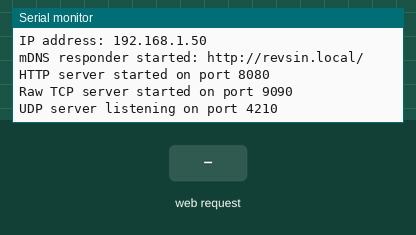
Simulated run of this sketch. Board: ESP32. Shown: the last lines printed to the serial monitor. The test bench sets the inputs (shaded band). WiFi joins after 1.5 s; servers stay silent unless stated.

Above: at 2.7 s.
2.8 s: HTTP request GET /status received
At 3.8 s:
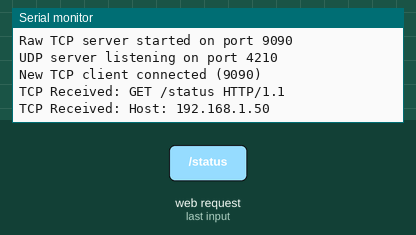
At 5.3 s:
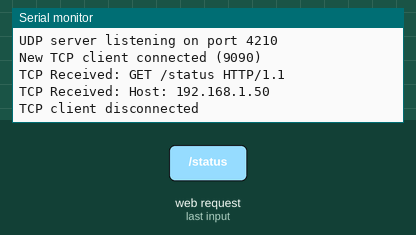

Measured:
- after the input at 2.8 s, the serial monitor: prints a new line at once (image 1)

The sketch:

sketch_oct14b.ino
```cpp
#include <WiFi.h>
#include <ESPmDNS.h>
#include <WebServer.h>
#include <WiFiUdp.h>

const char* ssid     = "RevSinMax";
const char* password = "alrightokay2";

// HTTP server (port 8080)
WebServer httpServer(8080);

// Raw TCP server (port 9090)
WiFiServer tcpServer(9090);

// UDP server (port 4210)
WiFiUDP udp;
unsigned int udpPort = 4210;
char incomingPacket[255];

void setup() {
  Serial.begin(115200);

  // Connect to WiFi
  WiFi.begin(ssid, password);
  while (WiFi.status() != WL_CONNECTED) {
    delay(500);
    Serial.print(".");
  }
  Serial.println("\nWiFi connected");
  Serial.print("IP address: ");
  Serial.println(WiFi.localIP());

  // mDNS responder as "revsin.local"
  if (!MDNS.begin("revsin")) {
    Serial.println("Error setting up mDNS responder!");
    while (1) { delay(1000); }
  }
  Serial.println("mDNS responder started: http://revsin.local/");

  // Advertise services
  MDNS.addService("http", "tcp", 8080);
  MDNS.addService("tcpraw", "tcp", 9090);
  MDNS.addService("udp", "udp", 4210);

  // Setup HTTP routes
  httpServer.on("/", []() {
    httpServer.send(200, "text/plain", "Hello from ESP32 HTTP server on port 8080!");
  });
  httpServer.on("/status", []() {
    httpServer.send(200, "application/json", "{\"status\":\"ok\",\"port\":8080}");
  });
  httpServer.begin();
  Serial.println("HTTP server started on port 8080");

  // Start TCP server
  tcpServer.begin();
  Serial.println("Raw TCP server started on port 9090");

  // Start UDP listener
  udp.begin(udpPort);
  Serial.printf("UDP server listening on port %d\n", udpPort);
}

void loop() {
  // Handle HTTP clients
  httpServer.handleClient();

  // Handle TCP clients
  WiFiClient client = tcpServer.available();
  if (client) {
    Serial.println("New TCP client connected (9090)");
    client.println("Welcome to ESP32 TCP Echo server (type something)");

    while (client.connected()) {
      while (client.available()) {
        String msg = client.readStringUntil('\n');  // read line
        msg.trim();
        if (msg.length() > 0) {
          Serial.printf("TCP Received: %s\n", msg.c_str());
          client.print("Echo: ");
          client.println(msg);
        }
      }
      delay(10);
    }
    Serial.println("TCP client disconnected");
    client.stop();
  }

  // Handle UDP packets
  int packetSize = udp.parsePacket();
  if (packetSize) {
    int len = udp.read(incomingPacket, 255);
    if (len > 0) incomingPacket[len] = 0;

    Serial.printf("UDP packet from %s:%d\n",
                  udp.remoteIP().toString().c_str(),
                  udp.remotePort());
    Serial.printf("Contents: %s\n", incomingPacket);

    // Reply back with echo
    udp.beginPacket(udp.remoteIP(), udp.remotePort());
    udp.print("Echo: ");
    udp.print(incomingPacket);
    udp.endPacket();
  }
}

// ipaddr - ip of board
// to test http - ipaddr:8080 on browser
// to check http status - ipaddr:8080/status on browser
// to test tcp - putty ip - ipaddr, port - 9090, connection type - raw
// to test udp - nmap -sU -p 4210 172.20.10.2
```
